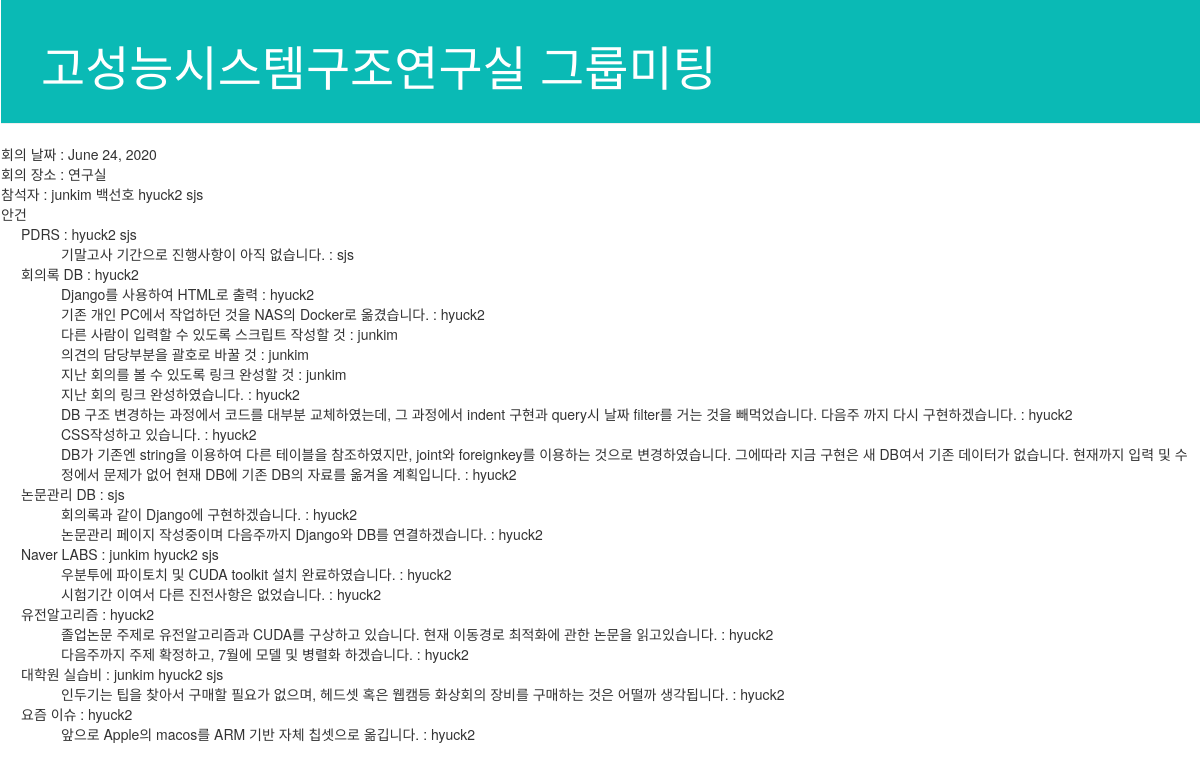
/group_meeting/list/4/, run on the app's committed database.
### group_meeting/models.py (models this page shows, shortened)
class Meeting(models.Model):
    id = models.AutoField(primary_key=True)
    author = models.ManyToManyField(settings.AUTH_USER_MODEL, related_name='author')
    date = models.DateField()
    attendent = models.ManyToManyField(settings.AUTH_USER_MODEL, related_name='attendent')
    place = models.CharField(max_length=200)
    topic = models.ManyToManyField('Topic')
    created = models.DateTimeField(auto_now_add=True)
    updated = models.DateTimeField(auto_now=True)
    class Meta:
        pass

class Topic(models.Model):
    id = models.AutoField(primary_key=True)
    category = models.ForeignKey('Category', on_delete=models.CASCADE)
    owner = models.ManyToManyField(settings.AUTH_USER_MODEL, related_name='owner')
    start_date = models.DateField()
    close_date = models.DateField()
    name = models.CharField(max_length=200)
    status_list = (
        ('진행', '진행중인 안건'),
        ('종료', '종료된 안건'),
        ('보류', '보류된 안건'),
    )
    status = models.CharField(max_length=200, choices=status_list)
    created = models.DateTimeField(auto_now_add=True)
    updated = models.DateTimeField(auto_now=True)
    def __str__(self):
        return self.name
    class Meta:
        pass

class Comment(models.Model):
    id = models.AutoField(primary_key=True)
    topic = models.ForeignKey('Topic', on_delete=models.CASCADE)
    parent = models.ForeignKey('Comment', on_delete=models.CASCADE, null=True, blank=True, default=0)
    author = models.ForeignKey(settings.AUTH_USER_MODEL, on_delete=models.CASCADE)
    description = models.CharField(max_length=200)
    created = models.DateTimeField(auto_now_add=True)
    updated = models.DateTimeField(auto_now=True)
    class Meta:
        pass

### group_meeting/views.py (the view)
# urls.py: path('list/<int:meeting_id>/', views.list_detail, name='list_detail'),
def list_detail(request, meeting_id):
    meeting = Meeting.objects.get(id=meeting_id)
    comments = Comment.objects.filter(updated__range=(meeting.date-timedelta(days=7),meeting.date+timedelta(days=1)))
    return render(
        request,
        'group_meeting/list_detail.html',
        {
            'meeting':meeting,
            'comments':comments,
        }
    )

### group_meeting/templates/group_meeting/list_detail.html
{% load static %}
<html>
    <head>
        <link rel="stylesheet" href="//maxcdn.bootstrapcdn.com/bootstrap/3.2.0/css/bootstrap.min.css">
        <link rel="stylesheet" href="//maxcdn.bootstrapcdn.com/bootstrap/3.2.0/css/bootstrap-theme.min.css">
        <link rel="stylesheet" href="{% static 'css/group_meeting.css' %}">
    </head>
    <body>
        <div class="page-header">
            <h1>고성능시스템구조연구실 그룹미팅</h1>
        </div>
        <div>
            회의 날짜 : {{meeting.date}}<br>
            회의 장소 : {{meeting.place}}<br>
            참석자    : {%for a in meeting.attendent.all %}{{a}} {% endfor %}<br>
            안건
                {%for t in meeting.topic.all %}
                <div class = 'topic'>
                    {{t}} :
                            {% for owner in t.owner.all%}{{owner}} {% endfor %}
                            {% for comment in comments %}
                            <div class = 'comment'>
                                {% if comment.topic == t %}
                                {{comment.description}} : {{comment.author}}<br>
                            {% endif%}
                            </div>
                        {% endfor %}
                </div>
                {% endfor %}
        </div>
    </body>
</html>

### group_meeting/static/css/group_meeting.css (style rules this page uses)
body { padding-left: 1px; }
.page-header { background-color: #0abab5; margin-top: 0; padding: 20px 20px 20px 40px; }
.page-header h1 { color: #ffffff; font-size: 36pt; }
.topic { margin-left: 20px; }
.comment { margin-left: 40px; }

### data on the page
Meeting: date "June 24, 2020", place "연구실"
Topic: name "PDRS"
Comment: description "기말고사 기간으로 진행사항이 아직 없습니다.", author "sjs"
Topic: name "회의록 DB"
Comment: description "Django를 사용하여 HTML로 출력", author "hyuck2"
Comment: description "기존 개인 PC에서 작업하던 것을 NAS의 Docker로 옮겼습니다.", author "hyuck2"
Comment: description "다른 사람이 입력할 수 있도록 스크립트 작성할 것", author "junkim"
Comment: description "의견의 담당부분을 괄호로 바꿀 것", author "junkim"
Comment: description "지난 회의를 볼 수 있도록 링크 완성할 것", author "junkim"
Comment: description "지난 회의 링크 완성하였습니다.", author "hyuck2"
Comment: description "DB 구조 변경하는 과정에서 코드를 대부분 교체하였는데, 그 과정에서 indent 구현과 query시 날짜 filter를 거는 것을 빼먹었습니다. 다음주 까지 다시 구현하겠습니다.", author "hyuck2"
Comment: description "CSS작성하고 있습니다.", author "hyuck2"
Comment: description "DB가 기존엔 string을 이용하여 다른 테이블을 참조하였지만, joint와 foreignkey를 이용하는 것으로 변경하였습니다. 그에따라 지금 구현은 새 DB여서 기존 데이터가 없습니다. 현재까지 입력 및 수정에서 문제가 없어 현재 DB에 기존 DB의 자료를 옮겨올 계획입니다.", author "hyuck2"
Topic: name "논문관리 DB"
Comment: description "회의록과 같이 Django에 구현하겠습니다.", author "hyuck2"
Comment: description "논문관리 페이지 작성중이며 다음주까지 Django와 DB를 연결하겠습니다.", author "hyuck2"
Topic: name "Naver LABS"
Comment: description "우분투에 파이토치 및 CUDA toolkit 설치 완료하였습니다.", author "hyuck2"
Comment: description "시험기간 이여서 다른 진전사항은 없었습니다.", author "hyuck2"
Topic: name "유전알고리즘"
Comment: description "졸업논문 주제로 유전알고리즘과 CUDA를 구상하고 있습니다. 현재 이동경로 최적화에 관한 논문을 읽고있습니다.", author "hyuck2"
Comment: description "다음주까지 주제 확정하고, 7월에 모델 및 병렬화 하겠습니다.", author "hyuck2"
Topic: name "대학원 실습비"
Comment: description "인두기는 팁을 찾아서 구매할 필요가 없으며, 헤드셋 혹은 웹캠등 화상회의 장비를 구매하는 것은 어떨까 생각됩니다.", author "hyuck2"
Topic: name "요즘 이슈"
Comment: description "앞으로 Apple의 macos를 ARM 기반 자체 칩셋으로 옮깁니다.", author "hyuck2"

### other printed values
{{ a }} "junkim"
{{ a }} "백선호"
{{ a }} "hyuck2"
{{ a }} "sjs"
{{ owner }} "hyuck2"
{{ owner }} "sjs"
{{ owner }} "junkim"
